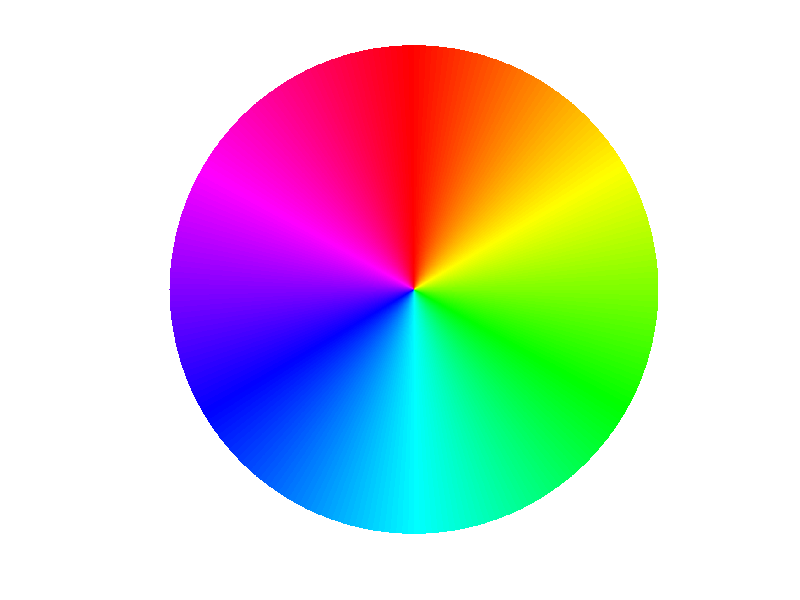

Here is the MATLAB script that generated this plot: (Note: this script raises an error after producing the figure.)
% clc;    % Clear the command window.
% close all;  % Close all figures (except those of imtool.)
% imtool close all;  % Close all imtool figures if you have the Image Processing Toolbox.
% clear;  % Erase all existing variables. Or clearvars if you want.
% workspace;  % Make sure the workspace panel is showing.
% format short g;
% format compact;
fontSize = 20;
% 
% % Get the screen size in pixels.
screenSize = get(0,'ScreenSize');
% 
% % Ask user for the radii and number of colors.
% defaultOuterDiameter = round(0.76 * screenSize(4));
% defaultInnerDiameter = round(0.25 * defaultOuterDiameter);
% % Define the default values.
% defaultValues = {num2str(defaultOuterDiameter), num2str(defaultInnerDiameter), '36', '200'};
% titleBar = 'Enter parameters';
% userPrompt = {'Enter the outer diameter', 'Enter the inner diameter', 'Enter the number of color sectors', 'Enter the gray level outside the wheel'};
% caUserInput = inputdlg(userPrompt, titleBar, 1, defaultValues);
% if isempty(caUserInput),return,end; % Bail out if they clicked Cancel.
% % Extract parameters,
% outerRadius = str2double(caUserInput{1}) / 2;		% outer radius of the colour ring
% innerRadius = str2double(caUserInput{2}) / 2;		% inner radius of the colour ring
% numberOfSectors = str2double(caUserInput{3});		% number of colour segments
% grayLevel = str2double(caUserInput{4});		% Gray level outside the wheel.
% % Check for a valid number.
% if isempty(outerRadius)
%     % They didn't enter a number.  
%     % They clicked Cancel, or entered a character, symbols, or something else not allowed.
%     outerRadius = str2double(defaultValues{1});
%     message = sprintf('Outer radius must be a number.\nI will use %d and continue.', outerRadius);
%     uiwait(warndlg(message));
% end
% if isempty(innerRadius)
%     % They didn't enter a number.  
%     % They clicked Cancel, or entered a character, symbols, or something else not allowed.
%     innerRadius = str2double(defaultValues{2});
%     message = sprintf('Inner radius must be a number.\nI will use %d and continue.', innerRadius);
%     uiwait(warndlg(message));
% end
% if isempty(numberOfSectors)
%     % They didn't enter a number.  
%     % They clicked Cancel, or entered a character, symbols, or something else not allowed.
%     numberOfSectors = str2double(defaultValues{3});
%     message = sprintf('Number of sectors must be a number.\nI will use %d and continue.', numberOfSectors);
%     uiwait(warndlg(message));
% end
% if numberOfSectors < 1 || numberOfSectors > 256
% 	numberOfSectors = 256;
% end

outerRadius = round(0.76 * screenSize(4));
innerRadius = 0;
numberOfSectors = 256;
grayLevel = 255;

% Get polar coordinates of each point in the domain
[x, y] = meshgrid(-(outerRadius) : (outerRadius));
[theta, rho] = cart2pol(x, y); % theta is an image here.

% Set up color wheel in hsv space.
hueImage = (theta + pi) / (2 * pi);     % Hue is in the range 0 to 1.
hueImage = ceil(hueImage * numberOfSectors) / numberOfSectors;   % Quantize hue 
saturationImage = ones(size(hueImage));      % Saturation (chroma) = 1 to be fully vivid.

% Make it have the wheel shape.
% Make a mask 1 in the wheel, and 0 outside the wheel.
wheelMaskImage = rho >= innerRadius & rho <= outerRadius;
% Hue and Saturation must be zero outside the wheel to get gray.
hueImage(~wheelMaskImage) = 0;
saturationImage(~wheelMaskImage) = 0;
% Value image must be 1 inside the wheel, and the normalized gray level outside the wheel.
normalizedGrayLevel = grayLevel / 255;
valueImage = ones(size(hueImage)); % Initialize to all 1
valueImage(~wheelMaskImage) = normalizedGrayLevel;	% Outside the wheel = the normalized gray level.

% Combine separate h, s, and v channels into a single 3D hsv image.
hsvImage = cat(3, hueImage, saturationImage, valueImage);
% Convert to rgb space for display.
rgb = hsv2rgb(hsvImage);
% Flip left to right to make it more like the usual CIE color arrangement you see.

for i = 1:3
    rgb(:,:,i) = rgb(:,:,i)';
end

rgb = fliplr(rgb);  % Note I think fliplr works only with color images in R2016a and later.

% Display the final color wheel.
img = imshow(rgb);
ax = gca;
% Add a box around it with the pixel coordinates.
% Comment out the line below if you don't want that.
% axis on;
p = polaraxes;
p.Color = 'none';
grid off;
p.RTickLabels = [];
p.ThetaZeroLocation = 'top';
p.ThetaDir = 'clockwise';
p.Position = ax.Position;
p.OuterPosition = ax.OuterPosition;
% p.OuterPosition = outerPos;
% p.position = pos;

% caption = sprintf('Color Wheel with %d Sectors', numberOfSectors);
% title(caption, 'FontSize', fontSize);
% Enlarge figure to full screen.
% set(gcf, 'Units', 'Normalized', 'OuterPosition', [0 0 1 1]);
% Give a name to the title bar.
% set(gcf, 'Name', 'Demo by ImageAnalyst', 'NumberTitle', 'Off') 
